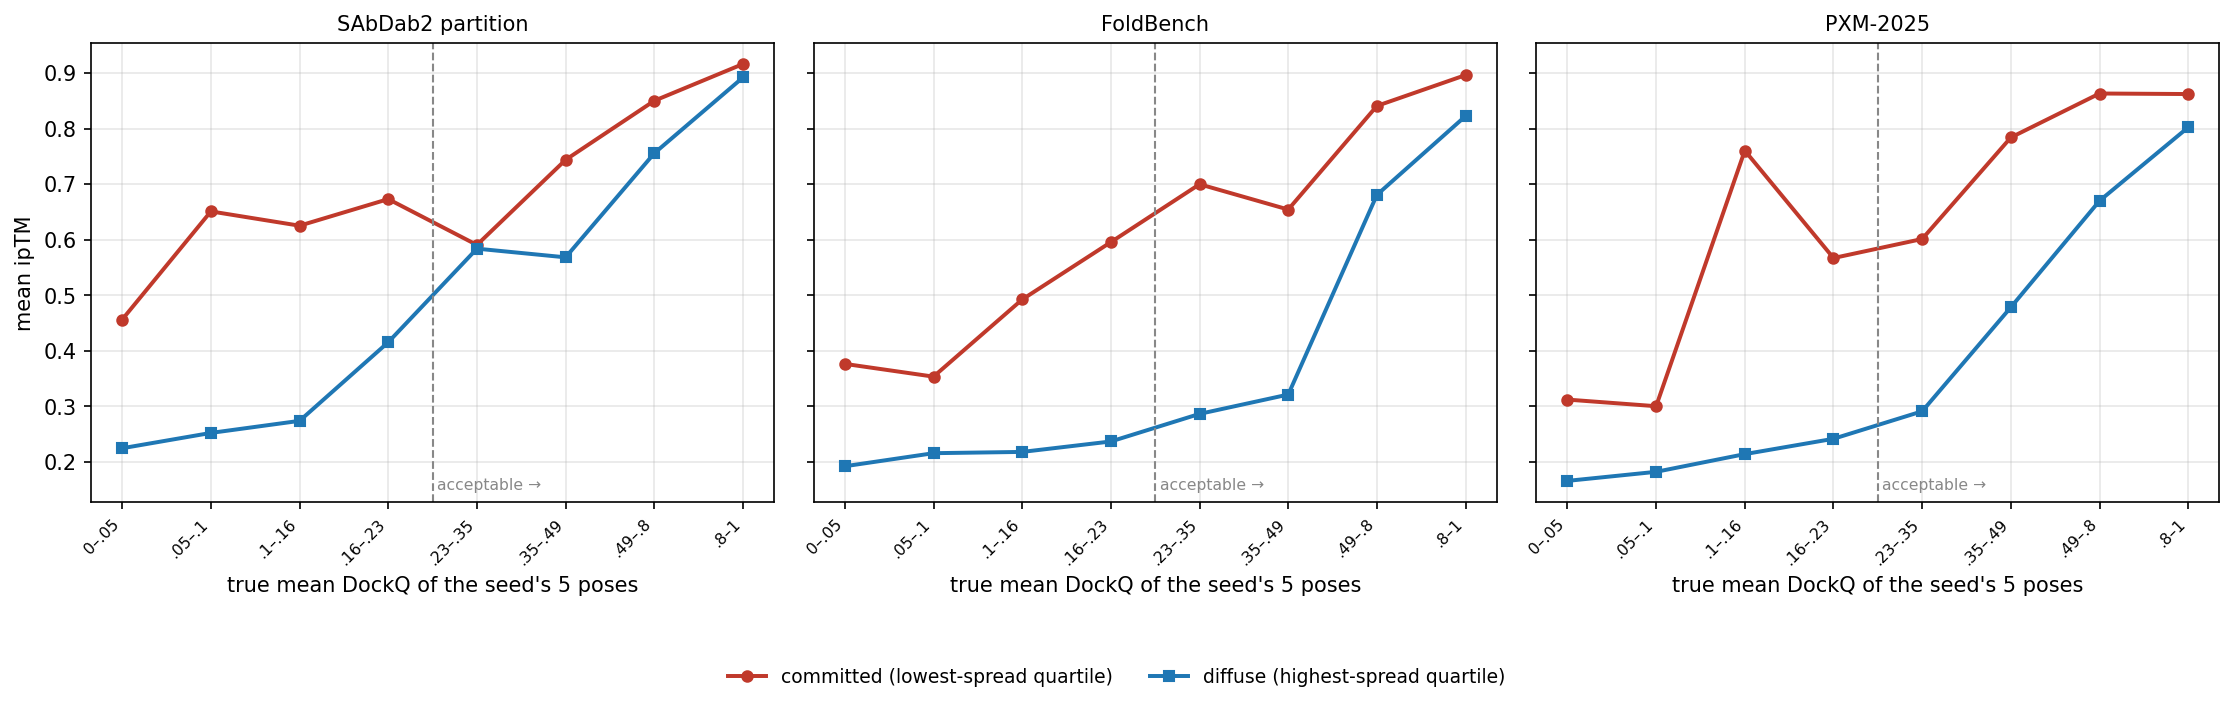

Generate this figure with Python:
#!/usr/bin/env python
"""Figure 3: a seed that commits scores higher ipTM at the SAME true quality.

A seed produces one trunk; diffusion draws 5 poses from it. Group seeds by how tightly those 5
agree, then compare ipTM at matched DockQ. If ipTM were measuring correctness, the two groups
would score the same. They do not: a committed seed scores far higher, including when it is wrong.

WHY THIS MATTERS. Figure 2 shows the head is near-blind within a trunk -- 66-81% pairwise accuracy
at large |dDockQ| against 90-97% across trunks -- so what it actually scores is a TRUNK-level
property. Commitment is such a property, and it is rewarded regardless of correctness. That is a
generator for confident decoys: not random errors, but trunks that are certain and wrong, which is
the worst possible failure mode for an argmax selector.

THE CONTROL IS THE FIGURE. Comparing committed against diffuse seeds overall would be confounded
by quality, so every comparison here is WITHIN a narrow band of true mean DockQ. In the SAbDab2
0.05-0.10 band the diffuse group is slightly BETTER in DockQ (0.074 vs 0.066) and scores 0.40
LOWER in ipTM.

=============================================================================================
THE MEASURE IS A PROXY AND IT IS THE WRONG ONE. "Commitment" here is the standard deviation of
the five poses' DockQ -- and DockQ is pose-versus-REFERENCE. So this measures whether the samples
MISS THE TARGET BY SIMILAR AMOUNTS, not whether they are near each other. Five poses in two
distinct wrong basins that happen to score alike register as committed when they are not.

The right measure is pose-to-pose distance, never touching the reference: pose-vs-pose DockQ,
epitope Jaccard or FCC over the 5 samples. metrics.py on the reorg/declutter branch implements
all three on a common signature, but it needs the pose files rather than this score table.

A FLOOR EFFECT compounds it: in the 0.00-0.05 band spread cannot be large, so low spread is partly
forced, and that band holds 16,334 of PXM's seeds. What argues against the whole thing being an
artefact is that the effect is LARGEST away from the floor -- PXM's 0.10-0.16 band shows +0.55,
bigger than any near-zero band. But until the pose-to-pose version is run this figure is
suggestive, not settled.
=============================================================================================

  figures/commitment_vs_iptm.py --out figures/commitment_vs_iptm.png
"""
import argparse
import collections
import csv
import os
import statistics
import sys

import matplotlib
matplotlib.use("Agg")
import matplotlib.pyplot as plt

sys.path.insert(0, os.path.dirname(os.path.abspath(__file__)))
from selection_vs_budget import BENCH

BANDS = [(0.00, 0.05), (0.05, 0.10), (0.10, 0.16), (0.16, 0.23),
         (0.23, 0.35), (0.35, 0.49), (0.49, 0.80), (0.80, 1.01)]
TICKS = ["0–.05", ".05–.1", ".1–.16", ".16–.23", ".23–.35", ".35–.49", ".49–.8", ".8–1"]
COLORS = ["#c0392b", "#1f77b4"]
LABELS = ["committed (lowest-spread quartile)", "diffuse (highest-spread quartile)"]
ACCEPTABLE = 0.23


def units_for(path, ic, sc, dc, qc):
    by = collections.defaultdict(lambda: collections.defaultdict(list))
    with open(path) as fh:
        for r in csv.DictReader(fh):
            try:
                by[r[ic]][r[sc]].append((float(r[qc]), float(r[dc])))
            except (ValueError, KeyError):
                continue
    out = []
    for ifc, seeds in by.items():
        for sd, poses in seeds.items():
            if len(poses) < 4:
                continue
            out.append((statistics.mean(p[0] for p in poses),      # mean ipTM
                        statistics.mean(p[1] for p in poses),      # mean DockQ (true quality)
                        statistics.pstdev([p[1] for p in poses]))) # spread PROXY -- see caveat
    return out


def main():
    ap = argparse.ArgumentParser()
    ap.add_argument("--root", default=".")
    ap.add_argument("--min-band", type=int, default=80)
    ap.add_argument("--out", default="figures/commitment_vs_iptm.png")
    a = ap.parse_args()

    series = []
    for name, rel, ic, sc, smc, dc, qc, pc in BENCH:
        path = os.path.join(a.root, rel)
        if not os.path.exists(path):
            continue
        series.append((name, units_for(path, ic, sc, dc, qc)))

    for name, units in series:
        print(f"\n=== {name}: {len(units)} (interface, seed) units ===")
        print("  %-12s %6s  %-26s %-26s %s" % ("DockQ band", "n", "committed", "diffuse", "d ipTM"))
        for (lo, hi) in BANDS:
            sub = [u for u in units if lo <= u[1] < hi]
            if len(sub) < a.min_band:
                continue
            sp = sorted(u[2] for u in sub)
            q1, q3 = sp[len(sp) // 4], sp[3 * len(sp) // 4]
            c = [u for u in sub if u[2] <= q1]
            d = [u for u in sub if u[2] >= q3]
            ci, cq = statistics.mean(u[0] for u in c), statistics.mean(u[1] for u in c)
            di, dq = statistics.mean(u[0] for u in d), statistics.mean(u[1] for u in d)
            print("  %-12s %6d  ipTM %.4f DockQ %.3f   ipTM %.4f DockQ %.3f   %+0.4f"
                  % (f"{lo:.2f}-{hi:.2f}", len(sub), ci, cq, di, dq, ci - di))

    fig, axes = plt.subplots(1, 3, figsize=(15, 4.6), sharey=True)
    for ax, (name, units) in zip(axes, series):
        xs, cm, df = [], [], []
        for i, (lo, hi) in enumerate(BANDS):
            sub = [u for u in units if lo <= u[1] < hi]
            if len(sub) < a.min_band:
                continue
            sp = sorted(u[2] for u in sub)
            q1, q3 = sp[len(sp) // 4], sp[3 * len(sp) // 4]
            xs.append(i)
            cm.append(statistics.mean(u[0] for u in sub if u[2] <= q1))
            df.append(statistics.mean(u[0] for u in sub if u[2] >= q3))
        ax.plot(xs, cm, color=COLORS[0], lw=1.9, marker="o", ms=5, label=LABELS[0])
        ax.plot(xs, df, color=COLORS[1], lw=1.9, marker="s", ms=5, label=LABELS[1])
        # THE ACCEPTABLE BOUNDARY. Everything left of it is a wrong pose, and the vertical gap
        # there is confidence bought by commitment rather than by correctness.
        bi = next((i for i, (lo, hi) in enumerate(BANDS) if lo >= ACCEPTABLE), None)
        if bi is not None:
            ax.axvline(bi - 0.5, ls="--", lw=1.0, color="#888888")
            ax.annotate("acceptable →", xy=(bi - 0.45, 0.02), xycoords=("data", "axes fraction"),
                        fontsize=7.5, color="#888888", va="bottom")
        ax.set_xticks(range(len(BANDS)))
        ax.set_xticklabels(TICKS, fontsize=7.5, rotation=45, ha="right")
        ax.set_xlabel("true mean DockQ of the seed's 5 poses")
        ax.set_title(name, fontsize=10)
        ax.grid(True, alpha=0.3)
    axes[0].set_ylabel("mean ipTM")
    h, l = axes[0].get_legend_handles_labels()
    fig.legend(h, l, loc="upper center", bbox_to_anchor=(0.5, 0.045), ncol=2, fontsize=9,
               frameon=False)
    fig.tight_layout(rect=(0, 0.09, 1, 1))
    tmp = a.out + ".tmp.png"
    fig.savefig(tmp, dpi=150, bbox_inches="tight")
    os.replace(tmp, a.out)
    print(f"\nwrote {a.out}")


if __name__ == "__main__":
    main()
